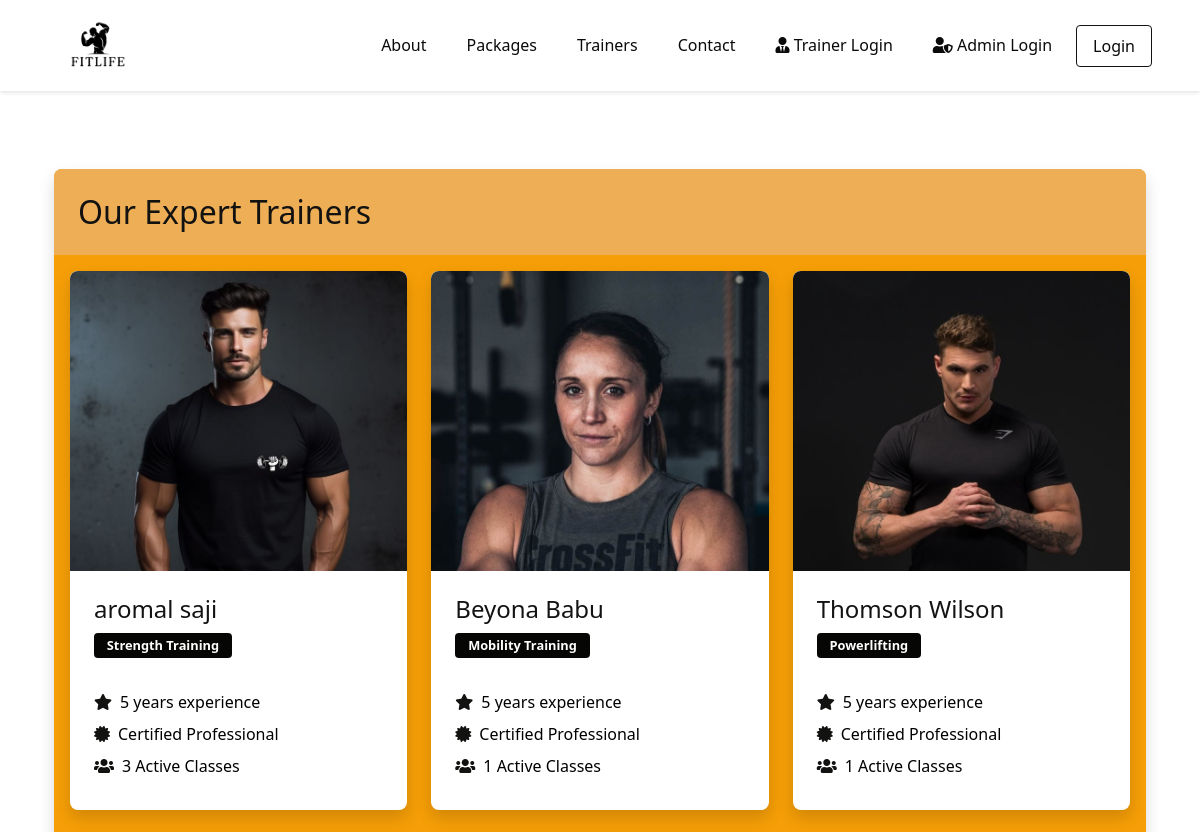
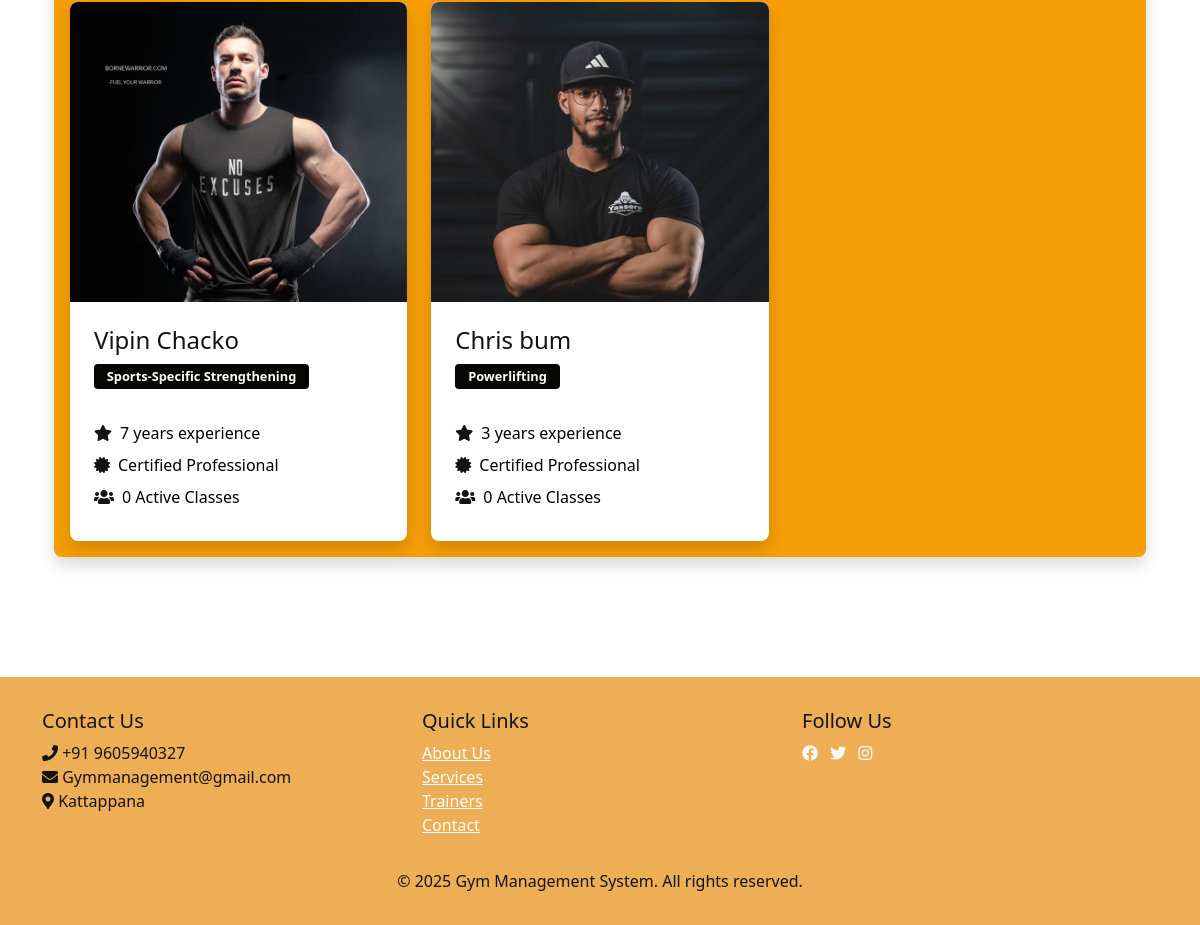
Screenshot of /trainers/ with the database file from the repository (2 pictures, top to bottom).
### gym_app/models.py (models this page shows, shortened)
class TrainerProfile(models.Model):
    user = models.OneToOneField(CustomUser, on_delete=models.CASCADE)
    profile_picture = models.ImageField(upload_to='trainer_profiles/', null=True, blank=True)
    phone_number = models.CharField(max_length=15)
    specialization = models.ForeignKey(Specialization, on_delete=models.SET_NULL, null=True)
    experience = models.IntegerField(default=0)
    is_active = models.BooleanField(default=True)
    available_time_slots = models.CharField(max_length=200, blank=True)

class CustomUser(AbstractUser):
    phone_regex = RegexValidator(
        regex=r'^\+?1?\d{9,15}$',
        message="Phone number must be entered in the format: '+999999999'. Up to 15 digits allowed."
    )
    phone_number = models.CharField(validators=[phone_regex], max_length=17, blank=False)
    is_trainer = models.BooleanField(default=False)
    email_verification_token = models.UUIDField(default=uuid.uuid4, editable=False, null=True, blank=True)
    email_verification_sent_at = models.DateTimeField(null=True, blank=True)
    email_verified = models.BooleanField(default=False)

class Specialization(models.Model):
    name = models.CharField(max_length=100)
    description = models.TextField(blank=True, null=True)
    is_active = models.BooleanField(default=True)
    class Meta:
        ordering = ['name']

### gym_app/views.py (the view)
# urls.py: path('trainers/', views.trainers, name='trainers'),
def trainers(request):
    all_trainers = TrainerProfile.objects.select_related('user', 'specialization').prefetch_related('package_set').all()
    return render(request, 'gym_app/trainers.html', {'trainers': all_trainers})

### templates/gym_app/trainers.html (shortened to what this page needs)
{% extends 'gym_app/base.html' %}
{% block content %}
<div class="container py-5">
    <div class="row">
        <div class="col-12">
            <div class="card">
                <div class="card-header">
                    <h2 class="mb-0">Our Expert Trainers</h2>
                </div>
                <div class="card-body">
                    <div class="row g-4">
                        {% for trainer in trainers %}
                        <div class="col-md-4">
                            <div class="trainer-card">
                                <div class="trainer-image">
                                    {% if trainer.profile_picture %}
                                        <img src="{{ trainer.profile_picture.url }}" alt="{{ trainer.user.get_full_name }}" class="trainer-img">
                                    {% else %}
                                        <div class="trainer-placeholder">
                                            <i class="fas fa-user-circle"></i>
                                        </div>
                                    {% endif %}
                                </div>
                                <div class="trainer-info">
                                    <h4>{{ trainer.user.get_full_name }}</h4>
                                    <span class="badge specialization">{{ trainer.specialization.name }}</span>
                                    <div class="trainer-details">
                                        <p><i class="fas fa-star me-2"></i>{{ trainer.experience }} years experience</p>
                                        <p><i class="fas fa-certificate me-2"></i>Certified Professional</p>
                                        <p><i class="fas fa-users me-2"></i>{{ trainer.package_set.count }} Active Classes</p>
                                    </div>
                                </div>
                            </div>
                        </div>
                        {% empty %}
                        <div class="col-12">
                            <div class="alert alert-info">
                                No trainers available at the moment.
                            </div>
                        </div>
                        {% endfor %}
                    </div>
                </div>
            </div>
        </div>
    </div>
</div>
{% endblock %}

### templates/gym_app/base.html (shortened to what this page needs)
<!DOCTYPE html>
<html lang="en">
<head>
    <link href="https://cdn.jsdelivr.net/npm/bootstrap@5.1.3/dist/css/bootstrap.min.css" rel="stylesheet">
    <link rel="stylesheet" href="https://cdnjs.cloudflare.com/ajax/libs/font-awesome/5.15.4/css/all.min.css">
    {% load static %}
</head>
<body>
    <nav class="navbar navbar-expand-lg navbar-dark fixed-top">
        <div class="container">
            <a class="navbar-brand" href="{% url 'index' %}">
                <img src="{% static 'gym_app/images/logo.png' %}" class="brand-logo" alt="Gym Logo" alt="Gym Logo" style="height: 65px; width: auto;">
            </a>
            <div class="collapse navbar-collapse" id="navbarNav">
                <ul class="navbar-nav ms-auto">
                    {% if user.is_authenticated %}
                        {% if user.is_staff %}
                            <li class="nav-item">
                                <a class="nav-link" href="{% url 'admin:index' %}">Admin Dashboard</a>
                            </li>
                        {% endif %}
                        {% if user.is_trainer %}
                            <li class="nav-item">
                                <a class="nav-link" href="{% url 'trainer_dashboard' %}">Trainer Dashboard</a>
                            </li>
                            <li class="nav-item">
                                <a class="nav-link" href="{% url 'trainer_logout' %}">Logout</a>
                            </li>
                        {% else %}
                            {% if request.resolver_match.url_name == 'user_activity_dashboard' %}
                                <li class="nav-item">
                                    <a class="nav-link" href="{% url 'notes_list' %}">
                                        <i class="fas fa-sticky-note"></i> My Notes
                                    </a>
                                </li>
                            {% else %}
                                <li class="nav-item">
                                    <a class="nav-link" href="{% url 'user_dashboard' %}">My Dashboard</a>
                                </li>
                            {% endif %}
                            <li class="nav-item">
                                <a class="nav-link" href="{% url 'user_logout' %}">Logout</a>
                            </li>
                        {% endif %}
                    {% else %}
                        <li class="nav-item">
                            <a class="nav-link" href="{% url 'about' %}">About</a>
                        </li>
                        <li class="nav-item">
                            <a href="#" class="nav-link" data-bs-toggle="modal" data-bs-target="#packagesModal">Packages</a>
                        </li>
                        <li class="nav-item">
                            <a class="nav-link" href="{% url 'trainers' %}">Trainers</a>
                        </li>
                        <li class="nav-item">
                            <a class="nav-link" href="{% url 'contact' %}">Contact</a>
                        </li>
                        <li class="nav-item">
                            <a class="nav-link" href="{% url 'trainer_login' %}">
                                <i class="fas fa-user-tie"></i> Trainer Login
                            </a>
                        </li>
                        <li class="nav-item">
                            <a class="nav-link" href="{% url 'admin:login' %}">
                                <i class="fas fa-user-shield"></i> Admin Login
                            </a>
                        </li>
                        <li class="nav-item">
                            <a class="nav-link btn btn-primary" href="{% url 'user_login' %}">Login</a>
                        </li>
                    {% endif %}
                </ul>
            </div>
        </div>
    </nav>
    <main class="container py-4">
        {% block content %}{% endblock %}
    </main>
    <footer>
        <div class="container">
            <div class="row">
                <div class="col-md-4">
                    <h5>Contact Us</h5>
                    <p>
                        <i class="fas fa-phone"></i> +91 9605940327<br>
                        <i class="fas fa-envelope"></i> Gymmanagement@gmail.com<br>
                        <i class="fas fa-map-marker-alt"></i> Kattappana
                    </p>
                </div>
                <div class="col-md-4">
                    <h5>Quick Links</h5>
                    <ul class="list-unstyled">
                        <li class="nav-item"><a class="abc" href="{% url 'about' %}">About Us</a></li>
                        <li> <a class="abc" href="{% url 'packages' %}">Services</a></li>
                        <li><a class="abc" href="{% url 'trainers' %}">Trainers</a></li>
                        <li><a class="abc" href="{% url 'contact' %}">Contact</a></li>
                    </ul>
                </div>
                <div class="col-md-4">
                    <h5>Follow Us</h5>
                    <div class="social-links">
                        <a href="#" class="text-light me-2"><i class="fab fa-facebook"></i></a>
                        <a href="#" class="text-light me-2"><i class="fab fa-twitter"></i></a>
                        <a href="#" class="text-light me-2"><i class="fab fa-instagram"></i></a>
                    </div>
                </div>
            </div>
            <div class="text-center mt-3">
                <p class="mb-0">&copy; 2025 Gym Management System. All rights reserved.</p>
            </div>
        </div>
    </footer>
</body>
</html>

### templates/gym_app/base.html (style rules this page uses)
:root { --primary-bg: #eeae56; --primary-accent: #121211; --primary-white: #141313; --secondary-bg: #ffffff; }
body { font-family: 'Segoe UI', Tahoma, Geneva, Verdana, sans-serif; background-color: var(--secondary-bg); color: var(--primary-white); padding-top: 97px; }
.navbar { background-color: var(--secondary-bg) !important; padding: 0.5rem 2rem; box-shadow: 0 2px 4px rgba(0, 0, 0, 0.1); transition: all 0.3s ease; z-index: 1000; }
.navbar-brand { color: var(--primary-accent) !important; font-weight: bold; font-size: 1.7rem; }
.nav-link { color: #0a0a0a !important; font-weight: 500; transition: color 0.3s ease; padding: 0.5rem 1rem !important; margin: 0 0.25rem; }
.btn-primary { background-color: var(--secondary-bg); border-color: var(--primary-accent); color: var(--primary-bg); font-weight: 500; padding: 0.5rem 1.5rem; }
.card { border: none; border-radius: 8px; box-shadow: 0 2px 4px rgba(0,0,0,0.2); background-color: var(--primary-bg); color: var(--primary-white); }
.card-header { background-color: var(--primary-accent); color: var(--primary-bg); border-bottom: none; border-radius: 8px 8px 0 0 !important; padding: 1rem 1.5rem; font-weight: bold; }
footer { background-color: var(--primary-bg); color: var(--primary-white); padding: 2rem 0; margin-top: 3rem; }
.abc { color:#ffffff }

### templates/gym_app/trainers.html (style rules this page uses)
.trainer-card { background-color: var(--secondary-bg); border-radius: 8px; overflow: hidden; box-shadow: 0 0.5rem 1rem rgba(0, 0, 0, 0.15); transition: transform 0.3s ease; }
.trainer-image { height: 300px; overflow: hidden; background-color: #ffffff; display: flex; align-items: center; justify-content: center; position: relative; }
.trainer-img { width: 100%; height: 100%; object-fit: cover; object-position: center top; position: absolute; top: 0; left: 0; }
.trainer-info { padding: 1.5rem; }
.trainer-info h4 { color: var(--primary-white); margin-bottom: 0.5rem; }
.badge.specialization { background-color: #060605; color: var #ffffff; font-size: 0.8rem; padding: 0.5em 1em; margin-bottom: 1rem; display: inline-block; }
.trainer-details { margin-top: 1rem; }
.trainer-details p { margin-bottom: 0.5rem; color: #000000; }
.trainer-details i { color: var(--primary-accent); }
.card-header { background-color: var(--primary-bg); color: var(--primary-accent); padding: 1.5rem; }
.card { border: none; box-shadow: 0 0.5rem 1rem rgba(0, 0, 0, 0.15); background-color: #f59e07; }

### rows the page displays
TrainerProfile: profile_picture (picture), user.get_full_name "aromal saji", specialization.name "Strength Training", experience "5", package_set.count "3"
TrainerProfile: profile_picture (picture), user.get_full_name "Beyona Babu", specialization.name "Mobility Training", experience "5", package_set.count "1"
TrainerProfile: profile_picture (picture), user.get_full_name "Thomson Wilson", specialization.name "Powerlifting", experience "5", package_set.count "1"
TrainerProfile: profile_picture (picture), user.get_full_name "Vipin Chacko", specialization.name "Sports-Specific Strengthening", experience "7", package_set.count "0"
TrainerProfile: profile_picture (picture), user.get_full_name "Chris bum", specialization.name "Powerlifting", experience "3", package_set.count "0"
